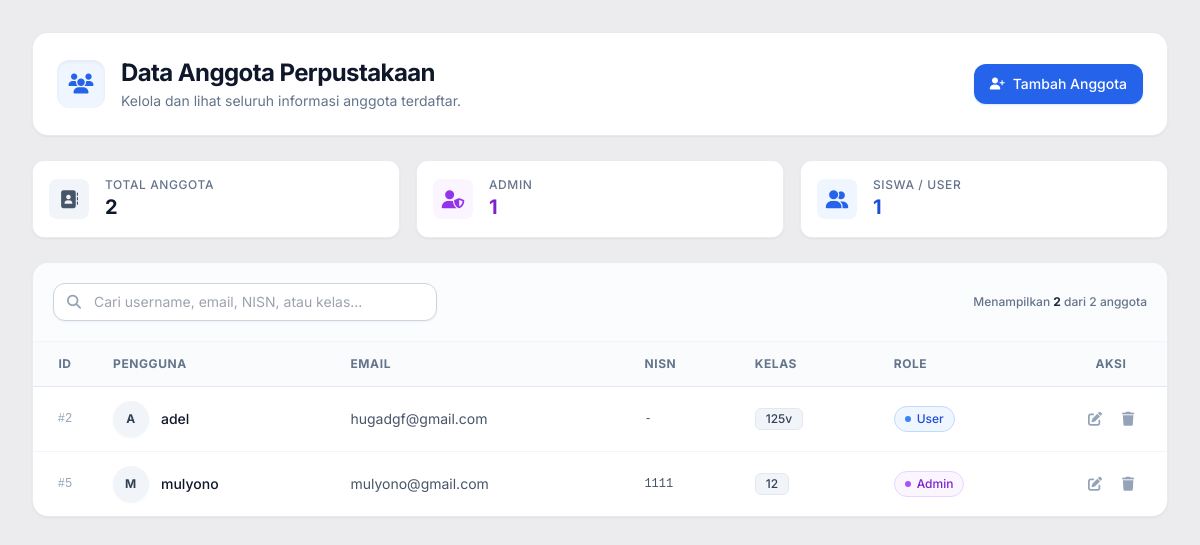
The page /view/view_admin/data_anggota.php (signed in) on the database as committed earlier.
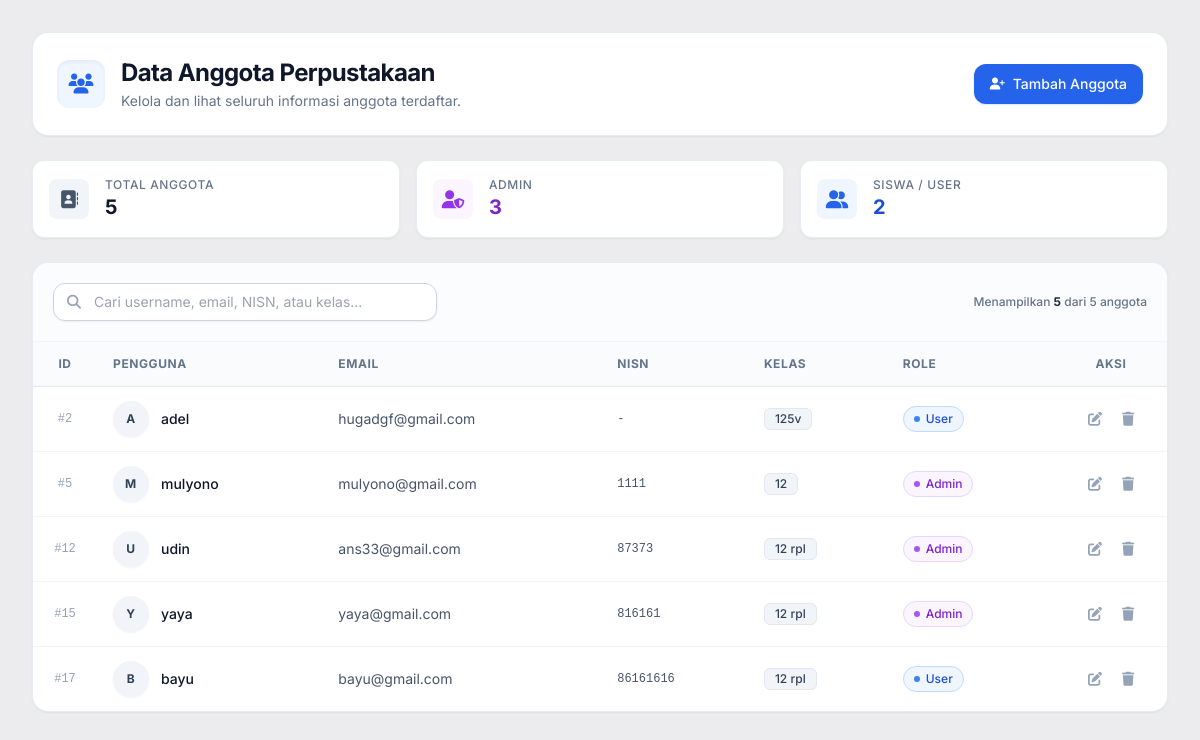
The same page on the database as committed later.
### tables this page shows
CREATE TABLE `anggota` (
  `id_anggota` int(11) NOT NULL,
  `username` varchar(50) NOT NULL,
  `password` varchar(255) NOT NULL,
  `email` varchar(50) NOT NULL,
  `nisn` int(9) NOT NULL,
  `kelas` varchar(10) NOT NULL,
  `role` enum('admin','user') NOT NULL
);

### view/view_admin/data_anggota.php (the view, shortened to what this page needs)
<?php
require_once '../../models/m_koneksi.php';
$db = isset($conn) ? $conn : (isset($koneksi) ? $koneksi : null);
$sql = "SELECT id_anggota, username, email, nisn, kelas, role FROM anggota ORDER BY id_anggota ASC";
$result = $db->query($sql);
$total_anggota = 0;
$total_admin = 0;
$total_user = 0;
$rows = [];
if ($result && $result->num_rows > 0) {
    while ($r = $result->fetch_assoc()) {
        $rows[] = $r;
        $total_anggota++;
        if (strtolower($r['role']) === 'admin') {
            $total_admin++;
        } else {
            $total_user++;
        }
    }
}
?>
<!DOCTYPE html>
<html lang="id">
<head>
    <script src="https://cdn.tailwindcss.com"></script>
    <link rel="stylesheet" href="https://cdnjs.cloudflare.com/ajax/libs/font-awesome/6.4.0/css/all.min.css">
</head>
<body class="min-h-screen w-screen overflow-x-hidden bg-[#ECECEE]">
    <main class="w-full h-full p-4 sm:p-6 lg:p-8">
        <div class="max-w-7xl mx-auto space-y-6">
            <div class="flex flex-col sm:flex-row sm:items-center sm:justify-between gap-4 bg-white p-6 rounded-2xl shadow-sm border border-slate-200/80">
                <div class="flex items-center gap-4">
                    <div class="w-12 h-12 rounded-xl bg-blue-50 text-blue-600 flex items-center justify-center text-xl shadow-inner">
                        <i class="fa-solid fa-users"></i>
                    </div>
                    <div>
                        <h1 class="text-xl sm:text-2xl font-bold text-slate-900 tracking-tight">Data Anggota Perpustakaan</h1>
                        <p class="text-sm text-slate-500 mt-0.5">Kelola dan lihat seluruh informasi anggota terdaftar.</p>
                    </div>
                </div>
                <div>
                    <a href="tambah_anggota.php" class="inline-flex items-center justify-center gap-2 bg-blue-600 hover:bg-blue-700 active:bg-blue-800 text-white font-medium px-4 py-2.5 rounded-xl text-sm transition-all shadow-sm hover:shadow shadow-blue-500/20">
                        <i class="fa-solid fa-user-plus text-xs"></i>
                        <span>Tambah Anggota</span>
                    </a>
                </div>
            </div>
            <div class="grid grid-cols-1 sm:grid-cols-3 gap-4">
                <div class="bg-white p-4 rounded-xl border border-slate-200/80 shadow-sm flex items-center gap-4">
                    <div class="w-10 h-10 rounded-lg bg-slate-100 text-slate-600 flex items-center justify-center text-lg">
                        <i class="fa-solid fa-address-book"></i>
                    </div>
                    <div>
                        <p class="text-xs font-medium text-slate-500 uppercase tracking-wider">Total Anggota</p>
                        <p class="text-xl font-bold text-slate-900"><?= $total_anggota ?></p>
                    </div>
                </div>
                <div class="bg-white p-4 rounded-xl border border-slate-200/80 shadow-sm flex items-center gap-4">
                    <div class="w-10 h-10 rounded-lg bg-purple-50 text-purple-600 flex items-center justify-center text-lg">
                        <i class="fa-solid fa-user-shield"></i>
                    </div>
                    <div>
                        <p class="text-xs font-medium text-slate-500 uppercase tracking-wider">Admin</p>
                        <p class="text-xl font-bold text-purple-700"><?= $total_admin ?></p>
                    </div>
                </div>
                <div class="bg-white p-4 rounded-xl border border-slate-200/80 shadow-sm flex items-center gap-4">
                    <div class="w-10 h-10 rounded-lg bg-blue-50 text-blue-600 flex items-center justify-center text-lg">
                        <i class="fa-solid fa-user-group"></i>
                    </div>
                    <div>
                        <p class="text-xs font-medium text-slate-500 uppercase tracking-wider">Siswa / User</p>
                        <p class="text-xl font-bold text-blue-700"><?= $total_user ?></p>
                    </div>
                </div>
            </div>
            <div class="bg-white rounded-2xl shadow-sm border border-slate-200/80 overflow-hidden">
                <div class="p-4 sm:p-5 border-b border-slate-100 bg-slate-50/50 flex flex-col sm:flex-row justify-between items-center gap-4">
                    <div class="relative w-full sm:w-96">
                        <i class="fa-solid fa-magnifying-glass absolute left-3.5 top-1/2 -translate-y-1/2 text-slate-400 text-sm"></i>
                        <input type="text" id="searchInput" onkeyup="searchTable()" placeholder="Cari username, email, NISN, atau kelas..."
                               class="w-full pl-10 pr-4 py-2 border rounded-xl text-sm focus:outline-none focus:ring-2 focus:ring-blue-500 focus:border-transparent border-slate-300 bg-white transition shadow-sm">
                    </div>
                    <div class="text-xs text-slate-500 font-medium">
                        Menampilkan <span id="visibleCount" class="font-bold text-slate-800"><?= count($rows) ?></span> dari <?= count($rows) ?> anggota
                    </div>
                </div>
                <div class="overflow-x-auto">
                    <table class="w-full text-left border-collapse" id="anggotaTable">
                        <thead>
                            <tr class="bg-slate-50/80 border-b border-slate-200 text-xs font-semibold text-slate-500 uppercase tracking-wider">
                                <th class="py-3.5 px-4 text-center w-16">ID</th>
                                <th class="py-3.5 px-4">Pengguna</th>
                                <th class="py-3.5 px-4">Email</th>
                                <th class="py-3.5 px-4">NISN</th>
                                <th class="py-3.5 px-4">Kelas</th>
                                <th class="py-3.5 px-4">Role</th>
                                <th class="py-3.5 px-4 text-center w-28">Aksi</th>
                            </tr>
                        </thead>
                        <tbody class="divide-y divide-slate-100 text-sm">
                            <?php if (count($rows) > 0): ?>
                                <?php foreach ($rows as $row): ?>
                                    <tr class="hover:bg-slate-50/80 transition-colors group">
                                        <td class="py-3.5 px-4 text-center font-mono text-xs text-slate-400 font-medium">
                                            #<?= htmlspecialchars($row['id_anggota']) ?>
                                        </td>
                                        <td class="py-3.5 px-4">
                                            <div class="flex items-center gap-3">
                                                <div class="w-9 h-9 rounded-full bg-slate-100 text-slate-700 group-hover:bg-blue-600 group-hover:text-white flex items-center justify-center font-bold text-xs tracking-wider transition-colors shadow-sm">
                                                    <?= strtoupper(substr($row['username'], 0, 1)) ?>
                                                </div>
                                                <span class="font-medium text-slate-900">
                                                    <?= htmlspecialchars($row['username']) ?>
                                                </span>
                                            </div>
                                        </td>
                                        <td class="py-3.5 px-4 text-slate-600">
                                            <?= htmlspecialchars($row['email'] ?: '-') ?>
                                        </td>
                                        <td class="py-3.5 px-4 font-mono text-xs text-slate-600">
                                            <?= htmlspecialchars($row['nisn'] ?: '-') ?>
                                        </td>
                                        <td class="py-3.5 px-4">
                                            <?php if ($row['kelas']): ?>
                                                <span class="inline-flex items-center px-2.5 py-0.5 rounded-md text-xs font-medium bg-slate-100 text-slate-700 border border-slate-200">
                                                    <?= htmlspecialchars($row['kelas']) ?>
                                                </span>
                                            <?php else: ?>
                                                <span class="text-slate-400 text-xs">-</span>
                                            <?php endif; ?>
                                        </td>
                                        <td class="py-3.5 px-4">
                                            <?php if (strtolower($row['role']) === 'admin'): ?>
                                                <span class="inline-flex items-center gap-1.5 px-2.5 py-1 rounded-full text-xs font-medium bg-purple-50 text-purple-700 border border-purple-200">
                                                    <span class="w-1.5 h-1.5 rounded-full bg-purple-500"></span> Admin
                                                </span>
                                            <?php else: ?>
                                                <span class="inline-flex items-center gap-1.5 px-2.5 py-1 rounded-full text-xs font-medium bg-blue-50 text-blue-700 border border-blue-200">
                                                    <span class="w-1.5 h-1.5 rounded-full bg-blue-500"></span> User
                                                </span>
                                            <?php endif; ?>
                                        </td>
                                        <td class="py-3.5 px-4 text-center">
                                            <div class="flex items-center justify-center gap-1">
                                                <a href="edit_anggota.php?id=<?= $row['id_anggota'] ?>"
                                                   title="Edit Data"
                                                   class="p-2 text-slate-400 hover:text-blue-600 hover:bg-blue-50 rounded-lg transition-all">
                                                    <i class="fa-solid fa-pen-to-square"></i>
                                                </a>
                                                <a href="../../controller/c_hapus_anggota.php?id=<?= $row['id_anggota'] ?>"
                                                   title="Hapus Data"
                                                   onclick="return confirm('Apakah Anda yakin ingin menghapus anggota <?= htmlspecialchars($row['username']) ?>?');"
                                                   class="p-2 text-slate-400 hover:text-red-600 hover:bg-red-50 rounded-lg transition-all">
                                                    <i class="fa-solid fa-trash"></i>
                                                </a>
                                            </div>
                                        </td>
                                    </tr>
                                <?php endforeach; ?>
                            <?php endif; ?>
                        </tbody>
                    </table>
                </div>
            </div>
        </div>
    </main>
</body>
</html>

### view/view_admin/data_anggota.php (style rules this page uses)
body { font-family: 'Inter', sans-serif; background-color: #ECECEE; }

Rows that differ between the two databases and show on the page:
added anggota: id_anggota "12", username "U", username "udin", email "ans33@gmail.com", nisn "87373", kelas "12 rpl", role "admin" (drawn)
added anggota: id_anggota "15", username "Y", username "yaya", email "yaya@gmail.com", nisn "816161", kelas "12 rpl", role "admin" (drawn)
added anggota: id_anggota "17", username "B", username "bayu", email "bayu@gmail.com", nisn "86161616", kelas "12 rpl", role "user" (drawn)
Other text that changed with them:
$total_anggota: "2" → "5"
$total_admin: "1" → "3"
$total_user: "1" → "2"
count($rows): "2" → "5"
